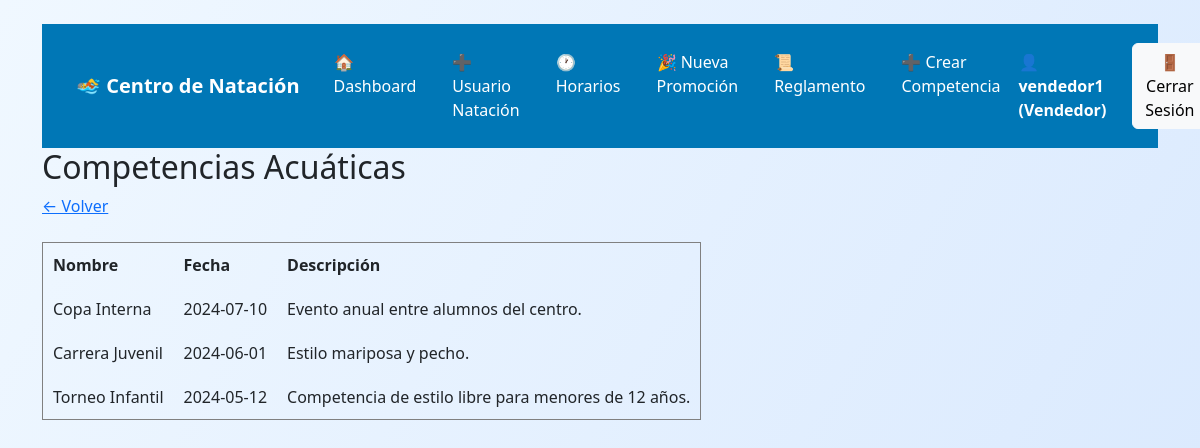
The page /vendedor/ver_competencias.php (signed in) on the database its author committed.
### tables this page shows
CREATE TABLE IF NOT EXISTS competencias (
    id INT AUTO_INCREMENT PRIMARY KEY,
    nombre VARCHAR(100),
    fecha DATE,
    descripcion TEXT
);

### vendedor/ver_competencias.php (the view, shortened to what this page needs)
<!DOCTYPE html>
<html lang="es">
<head>
    <link href="https://cdn.jsdelivr.net/npm/bootstrap@5.3.3/dist/css/bootstrap.min.css" rel="stylesheet">
</head>
<body>
<div class="container mt-4 mb-5">
<?php
require_once '../database/conexion.php';
include '../includes/navbar.php';
$sql = $conn->query("SELECT * FROM competencias ORDER BY fecha DESC");
$competencias = $sql->fetchAll(PDO::FETCH_ASSOC);
?>
<h2>Competencias Acuáticas</h2>
<a href="dashboard.php">← Volver</a><br><br>
<table border="1" cellpadding="10">
    <thead>
        <tr>
            <th>Nombre</th>
            <th>Fecha</th>
            <th>Descripción</th>
        </tr>
    </thead>
    <tbody>
        <?php foreach ($competencias as $c): ?>
        <tr>
            <td><?= $c['nombre'] ?></td>
            <td><?= $c['fecha'] ?></td>
            <td><?= $c['descripcion'] ?></td>
        </tr>
        <?php endforeach; ?>
    </tbody>
</table>
</div>
</body>
</html>

### vendedor/ver_competencias.php (style rules this page uses)
body { background: linear-gradient(120deg, #f0f8ff, #dbeafe); }

### rows shown on the page
competencias: nombre "Copa Interna", fecha "2024-07-10", descripcion "Evento anual entre alumnos del centro."
competencias: nombre "Carrera Juvenil", fecha "2024-06-01", descripcion "Estilo mariposa y pecho."
competencias: nombre "Torneo Infantil", fecha "2024-05-12", descripcion "Competencia de estilo libre para menores de 12 años."

### other values the page prints
$usuario "vendedor1"
$nivel "Vendedor"
